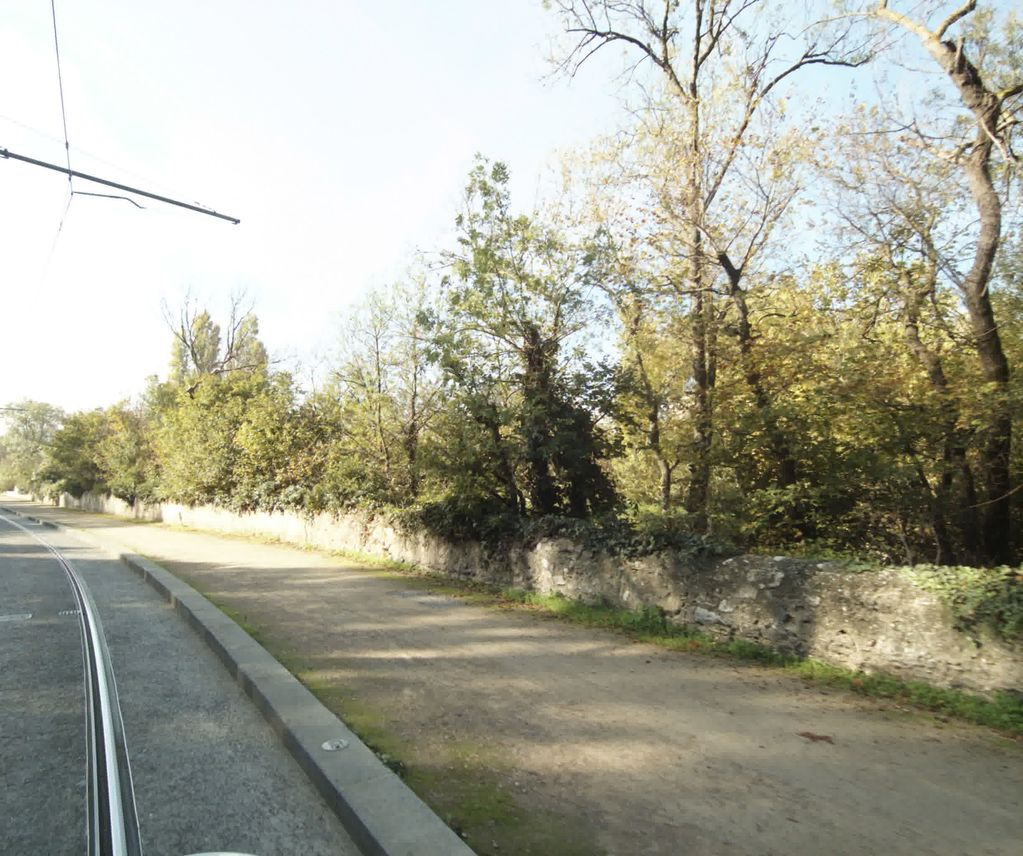
#> input picture backend/mapillary_out/thumbs/1581826085360197.jpg, 1023 x 856 px, found by its file name; its folder holds 4 pictures in this run
$ python test_skyline_multi.py
#> lines starting #> are read from the running program, lines starting #| are printed output that depends on the picture; after the words box and inside, x2 and y2 are one past the last pixel; in counts of white or black regions, pixels touching at a corner belong together
### backend/skyline_extractor.py
import cv2
import numpy as np
import os

def extract_skyline_signature(image_path: str, resize=(256, 128)) -> np.ndarray:
    """
    Extrait une signature fractale simplifiée basée sur la skyline/horizon.

    Args:
        image_path (str): Chemin de l'image.
        resize (tuple): Taille de redimensionnement (w, h).

    Returns:
        np.ndarray: Profil de skyline normalisé (1D).
    """
#> called with resize = (256, 128)
    # Charge image
    img = cv2.imread(image_path)
#> img is the input picture: shape (856, 1023, 3); mean B, G, R 148, 163.7, 163.8
    if img is None:
        raise ValueError(f"❌ Impossible de lire {image_path}")

    # Redimensionne
    img = cv2.resize(img, resize)
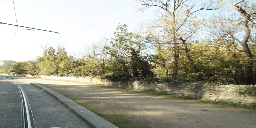
#> img: shape (128, 256, 3); mean B, G, R 147.8, 163.6, 163.7

    # Convertit en niveaux de gris
    gray = cv2.cvtColor(img, cv2.COLOR_BGR2GRAY)
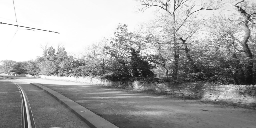
#> gray: shape (128, 256); min 15, max 255, mean 161.8

    # Détection de contours
    edges = cv2.Canny(gray, 100, 200)
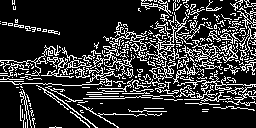
#> edges: shape (128, 256); 19.9% white in thin lines or dots

    # Profil vertical (on prend le premier pixel blanc du haut)
    h, w = edges.shape
#> h = 128; w = 256
    skyline = np.zeros(w, dtype=np.int32)
#> skyline = 256 values from 0 to 0

    for x in range(w):
        col = edges[:, x]
        ys = np.where(col > 0)[0]
        if len(ys) > 0:
            skyline[x] = ys[0]  # Premier contour rencontré
        else:
            skyline[x] = h  # Pas trouvé → met en bas
#> this loop made 256 passes
#> ys on passes 1 to 3: [21, 23, 60, 61, 65, 73, 75, 79, 81], [60, 62, 64, 65, 73, 75, 79, 81], [22, 24, 60, 62, 64, 73, 75, 79, 81]
#> after the loop, skyline = 256 values, max 61 at index 24, min 0 at index 12, mean 21.81

    # Normalise entre [0,1]
    skyline_norm = skyline / h
#> skyline_norm = 256 values, max 0.477 at index 24, min 0 at index 12, mean 0.17
    return skyline_norm

# [15 lines that do not run on import are left out]

### backend/test_skyline_multi.py
import os
import random
import numpy as np
from sklearn.metrics.pairwise import cosine_similarity
from skyline_extractor import extract_skyline_signature

# 📂 Dossier des images Mapillary
img_dir = "/Users/marco/mapillary_france_adaptive/thumbs"
files = [f for f in os.listdir(img_dir) if f.endswith(".jpg")]

if len(files) < 2:
    raise ValueError("❌ Pas assez d'images pour comparer.")

# 🔄 Nombre de paires aléatoires à tester
N_PAIRS = 50

results = []

for _ in range(N_PAIRS):
    img1, img2 = random.sample(files, 2)
    path1 = os.path.join(img_dir, img1)
    path2 = os.path.join(img_dir, img2)

    sig1 = extract_skyline_signature(path1).reshape(1, -1)
    sig2 = extract_skyline_signature(path2).reshape(1, -1)
#> call 2 of extract_skyline_signature, with resize = (256, 128)
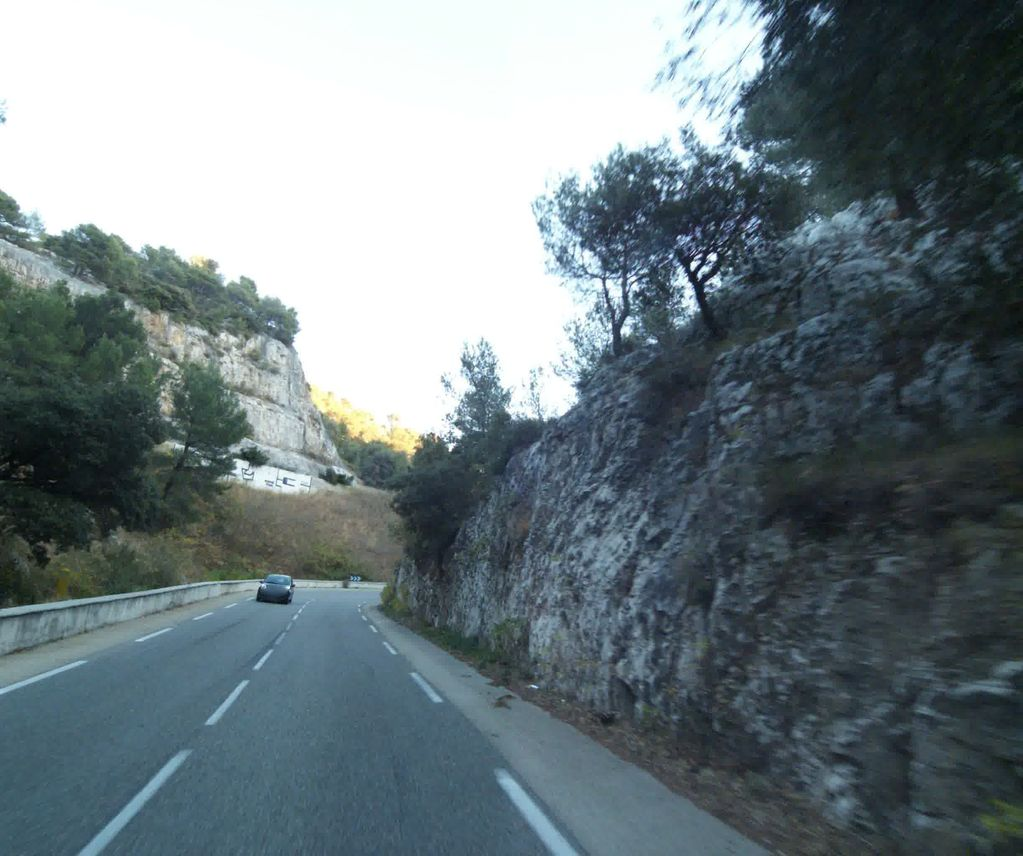
#> input picture backend/mapillary_out/thumbs/1540788629457418.jpg, 1023 x 856 px, found by its file name
#> in extract_skyline_signature, img is the input picture: shape (856, 1023, 3); mean B, G, R 129.5, 124.9, 112
#> in extract_skyline_signature (call 2), `img = cv2.resize(img, resize)`:
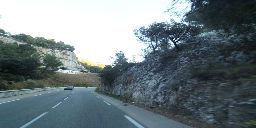
#> img: shape (128, 256, 3); mean B, G, R 129.3, 124.8, 111.8
#> in extract_skyline_signature (call 2), `gray = cv2.cvtColor(img, cv2.COLOR_BGR2GRAY)`:
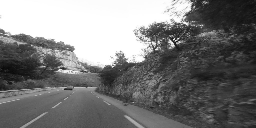
#> gray: shape (128, 256); min 9, max 255, mean 121.4
#> in extract_skyline_signature (call 2), `edges = cv2.Canny(gray, 100, 200)`:
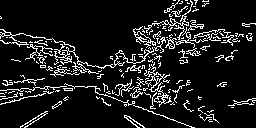
#> edges: shape (128, 256); 11.1% white in thin lines or dots
#> the loop in extract_skyline_signature (call 2), `for x in range(w):` made 256 passes
#> ys on passes 1 to 3: [16, 18, 29, 32, 34, 36, 37, 38, 40, 90, 93, 96, 99, 104], [17, 18, 29, 32, 35, 40, 90, 93, 96, 99, 103, 104], [29, 33, 34, 36, 40, 41, 83, 90, 93, 96, 98, 103]
#> after the loop in extract_skyline_signature (call 2), `for x in range(w):`: skyline = 256 values, max 67 at index 99, min 0 at index 173, mean 33.75
#> in extract_skyline_signature (call 2), `skyline_norm = skyline / h`: skyline_norm = 256 values, max 0.523 at index 99, min 0 at index 173, mean 0.264

    sim = cosine_similarity(sig1, sig2)[0][0]
#> sim = 0.889
    results.append((sim, img1, img2))
#> pass 2 of the loop `for _ in range(N_PAIRS):`:
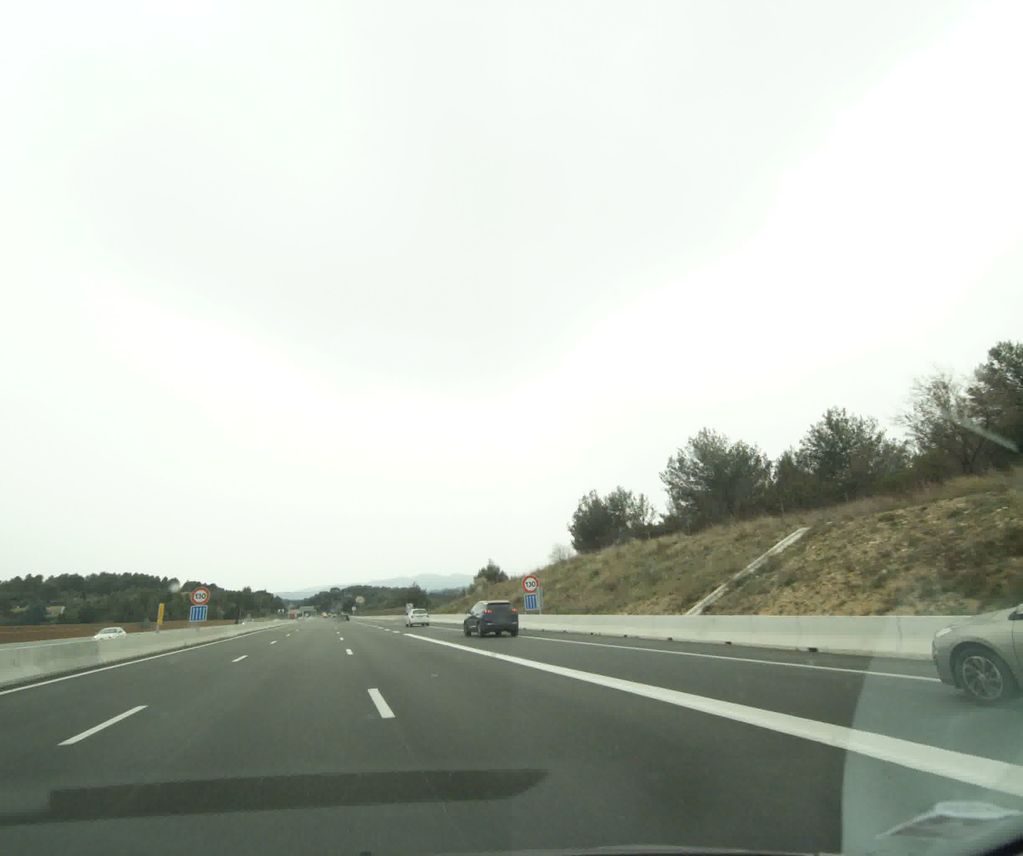
#> input picture backend/mapillary_out/thumbs/1472040826479049.jpg, 1023 x 856 px, found by its file name
#> in extract_skyline_signature, img is the input picture: shape (856, 1023, 3); mean B, G, R 186.6, 195.3, 189.6
#> img: shape (128, 256, 3)
#> in extract_skyline_signature (call 3), `gray = cv2.cvtColor(img, cv2.COLOR_BGR2GRAY)`:
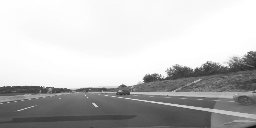
#> gray: shape (128, 256); min 17, max 255, mean 192.6
#> in extract_skyline_signature (call 3), `edges = cv2.Canny(gray, 100, 200)`:
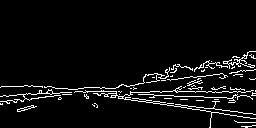
#> edges: shape (128, 256); 5.5% white in thin lines or dots, all inside (x1, y1, x2, y2) = (0, 51, 256, 128)
#> the loop in extract_skyline_signature (call 3), `for x in range(w):` made 256 passes
#> ys on passes 1 to 3: [87, 96, 101, 103, 104], [86, 96, 101, 104], [86, 96, 101, 103, 104]
#> after the loop in extract_skyline_signature (call 3), `for x in range(w):`: skyline = 256 values, max 93 at index 43, min 51 at index 249, mean 76.86
#> skyline_norm = 256 values, max 0.727 at index 43, min 0.398 at index 249, mean 0.6
#> sim = 0.91

# Trie par similarité
results.sort(key=lambda x: x[0], reverse=True)

print("\n🔝 Top 5 paires les plus proches (similarité élevée) :")
for sim, i1, i2 in results[:5]:
    print(f"  {i1} vs {i2} → {sim:.3f}")

print("\n🔻 Top 5 paires les plus éloignées (similarité faible) :")
for sim, i1, i2 in results[-5:]:
    print(f"  {i1} vs {i2} → {sim:.3f}")
